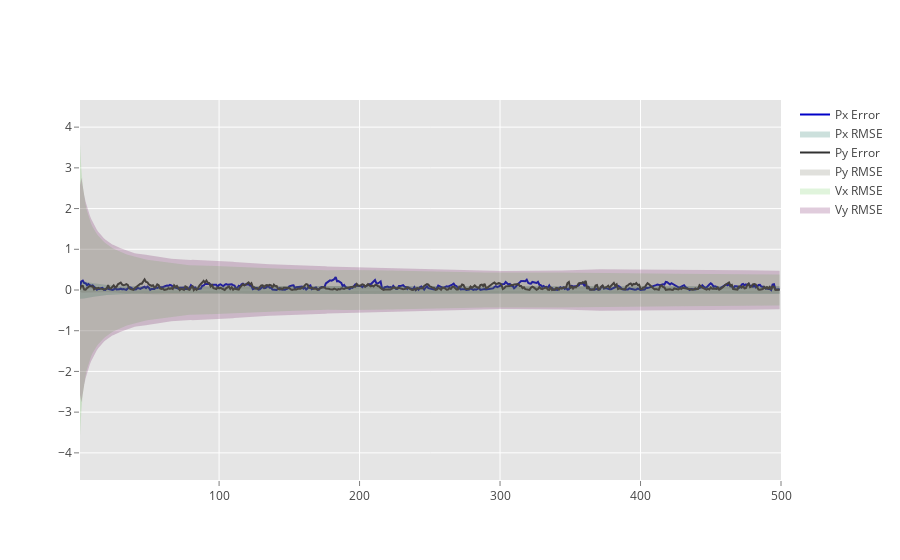

The notebook cell this image was saved under:
### Code cell
import numpy as np
x = np.arange(0, len(table_ekf_output))
# x_rev = x[::-1]

# Px

y1 = abs(table_ekf_output['px_est'] - table_ekf_output['px_gt'])
y1_rmse = table_ekf_output['rmse_px']

# Px

y2 = abs(table_ekf_output['py_est'] - table_ekf_output['py_gt'])
y2_rmse = table_ekf_output['rmse_py']

# Vx

y3_rmse = table_ekf_output['rmse_vx']

# Vy
y4_rmse = table_ekf_output['rmse_vy']

# Line 3
y3 = [10, 8, 6, 4, 2, 0, 2, 4, 2, 0]
y3_upper = [11, 9, 7, 5, 3, 1, 3, 5, 3, 1]
y3_lower = [9, 7, 5, 3, 1, -.5, 1, 3, 1, -1]
y3_lower = y3_lower[::-1]

trace1 = Scatter(
    x=x,
    y=y1,
    line=Line(color='rgb(0,0,200)'),
    mode='lines',
    name='Px Error',
)
trace2 = Scatter(
    x=x,
    y=y1_rmse,
    fill='tozeroy',
    fillcolor='rgba(0,100,80,0.2)',
    line=Line(color='transparent'),
    showlegend=True,
    name='Px RMSE',
)
trace3 = Scatter(
    x=x,
    y=-y1_rmse,
    fill='tozeroy',
    fillcolor='rgba(0,100,80,0.2)',
    line=Line(color='transparent'),
    showlegend=False,
    name='Px RMSE',
)
trace4 = Scatter(
    x=x,
    y=y2,
    line=Line(color='rgb(50,50,50)'),
    mode='lines',
    name='Py Error',
)
trace5 = Scatter(
    x=x,
    y=y2_rmse,
    fill='tozeroy',
    fillcolor='rgba(100,100,80,0.2)',
    line=Line(color='transparent'),
    showlegend=False,
    name='Py RMSE',
)
trace6 = Scatter(
    x=x,
    y=-y2_rmse,
    fill='tozeroy',
    fillcolor='rgba(100,100,80,0.2)',
    line=Line(color='transparent'),
    showlegend=True,
    name='Py RMSE',
)

trace7 = Scatter(
    x=x,
    y=y3_rmse,
    fill='tozeroy',
    fillcolor='rgba(100,200,80,0.2)',
    line=Line(color='transparent'),
    showlegend=False,
    name='Vx RMSE',
)
trace8 = Scatter(
    x=x,
    y=-y3_rmse,
    fill='tozeroy',
    fillcolor='rgba(100,200,80,0.2)',
    line=Line(color='transparent'),
    showlegend=True,
    name='Vx RMSE',
)

trace9 = Scatter(
    x=x,
    y=y4_rmse,
    fill='tozeroy',
    fillcolor='rgba(100,0,80,0.2)',
    line=Line(color='transparent'),
    showlegend=True,
    name='Vy RMSE',
)
trace10 = Scatter(
    x=x,
    y=-y4_rmse,
    fill='tozeroy',
    fillcolor='rgba(100,0,80,0.2)',
    line=Line(color='transparent'),
    showlegend=False,
    name='Vy RMSE',
)


data1 = Data([trace1, trace2, trace3, trace4, trace5, trace6, trace7, trace8,
             trace9, trace10])
#data1 = Data([trace1, trace2, trace3])

layout = Layout(
    paper_bgcolor='rgb(255,255,255)',
    plot_bgcolor='rgb(229,229,229)',
    xaxis=XAxis(
        gridcolor='rgb(255,255,255)',
        range=[1,len(y1)],
        showgrid=True,
        showline=False,
        showticklabels=True,
        tickcolor='rgb(127,127,127)',
        ticks='outside',
        zeroline=False
    ),
    yaxis=YAxis(
        gridcolor='rgb(255,255,255)',
        showgrid=True,
        showline=False,
        showticklabels=True,
        tickcolor='rgb(127,127,127)',
        ticks='outside',
        zeroline=False
    ),
)
fig = Figure(data=data1, layout=layout)
py.iplot(fig, filename= 'shaded_lines')

### Figure 1 — Plotly figure (JSON) as saved in the notebook; plotly's stock layout.template omitted (floating-point values rounded to 4 significant figures; data arrays with more than 128 entries replaced by an {"elided": "..."} marker saying what was removed)
{"data": [{"line": {"color": "rgb(0,0,200)"}, "mode": "lines", "name": "Px Error", "type": "scatter", "x": {"elided": "500 int values"}, "y": {"elided": "500 float values"}}, {"fill": "tozeroy", "fillcolor": "rgba(0,100,80,0.2)", "line": {"color": "transparent"}, "name": "Px RMSE", "showlegend": true, "type": "scatter", "x": {"elided": "500 int values"}, "y": {"elided": "500 float values"}}, {"fill": "tozeroy", "fillcolor": "rgba(0,100,80,0.2)", "line": {"color": "transparent"}, "name": "Px RMSE", "showlegend": false, "type": "scatter", "x": {"elided": "500 int values"}, "y": {"elided": "500 float values"}}, {"line": {"color": "rgb(50,50,50)"}, "mode": "lines", "name": "Py Error", "type": "scatter", "x": {"elided": "500 int values"}, "y": {"elided": "500 float values"}}, {"fill": "tozeroy", "fillcolor": "rgba(100,100,80,0.2)", "line": {"color": "transparent"}, "name": "Py RMSE", "showlegend": false, "type": "scatter", "x": {"elided": "500 int values"}, "y": {"elided": "500 float values"}}, {"fill": "tozeroy", "fillcolor": "rgba(100,100,80,0.2)", "line": {"color": "transparent"}, "name": "Py RMSE", "showlegend": true, "type": "scatter", "x": {"elided": "500 int values"}, "y": {"elided": "500 float values"}}, {"fill": "tozeroy", "fillcolor": "rgba(100,200,80,0.2)", "line": {"color": "transparent"}, "name": "Vx RMSE", "showlegend": false, "type": "scatter", "x": {"elided": "500 int values"}, "y": {"elided": "500 float values"}}, {"fill": "tozeroy", "fillcolor": "rgba(100,200,80,0.2)", "line": {"color": "transparent"}, "name": "Vx RMSE", "showlegend": true, "type": "scatter", "x": {"elided": "500 int values"}, "y": {"elided": "500 float values"}}, {"fill": "tozeroy", "fillcolor": "rgba(100,0,80,0.2)", "line": {"color": "transparent"}, "name": "Vy RMSE", "showlegend": true, "type": "scatter", "x": {"elided": "500 int values"}, "y": {"elided": "500 float values"}}, {"fill": "tozeroy", "fillcolor": "rgba(100,0,80,0.2)", "line": {"color": "transparent"}, "name": "Vy RMSE", "showlegend": false, "type": "scatter", "x": {"elided": "500 int values"}, "y": {"elided": "500 float values"}}], "layout": {"paper_bgcolor": "rgb(255,255,255)", "plot_bgcolor": "rgb(229,229,229)", "xaxis": {"gridcolor": "rgb(255,255,255)", "range": [1, 500], "showgrid": true, "showline": false, "showticklabels": true, "tickcolor": "rgb(127,127,127)", "ticks": "outside", "zeroline": false}, "yaxis": {"gridcolor": "rgb(255,255,255)", "showgrid": true, "showline": false, "showticklabels": true, "tickcolor": "rgb(127,127,127)", "ticks": "outside", "zeroline": false}}}
